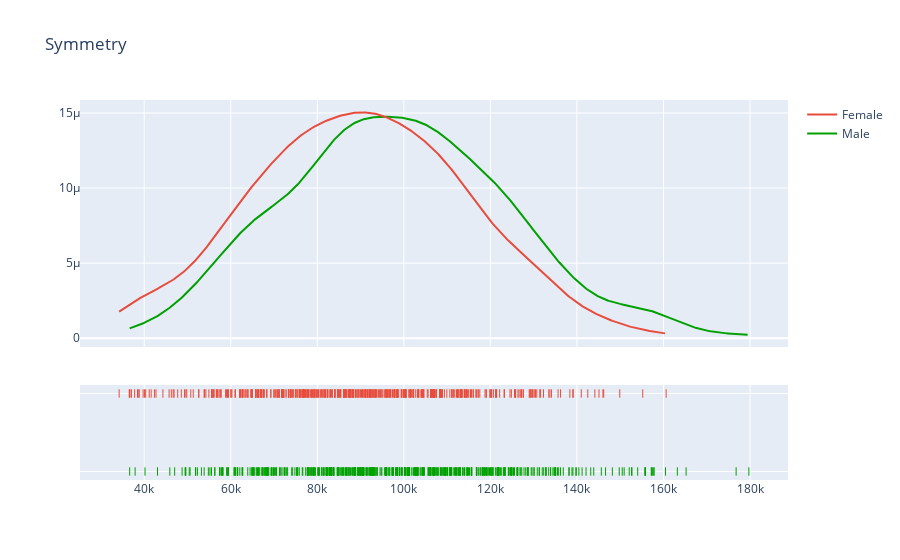

Notebook source saved alongside this figure:
### Markdown cell above
## Show Gender Difference

### Code cell
# NBVAL_SKIP
lib.plot_gender_diff(male_ds, female_ds)

### Figure 1 — Plotly figure (JSON) as saved in the notebook; plotly's stock layout.template omitted (floating-point values rounded to 4 significant figures; data arrays with more than 128 entries replaced by an {"elided": "..."} marker saying what was removed)
{"data": [{"legendgroup": "Male", "marker": {"color": "#00a000"}, "mode": "lines", "name": "Male", "showlegend": true, "x": {"elided": "500 float values"}, "xaxis": "x", "y": {"elided": "500 float values"}, "yaxis": "y", "type": "scatter"}, {"legendgroup": "Female", "marker": {"color": "#e74c3c"}, "mode": "lines", "name": "Female", "showlegend": true, "x": {"elided": "500 float values"}, "xaxis": "x", "y": {"elided": "500 float values"}, "yaxis": "y", "type": "scatter"}, {"legendgroup": "Male", "marker": {"color": "#00a000", "symbol": "line-ns-open"}, "mode": "markers", "name": "Male", "showlegend": false, "x": {"elided": "532 int values"}, "xaxis": "x", "y": {"elided": "532 str values"}, "yaxis": "y2", "type": "scatter"}, {"legendgroup": "Female", "marker": {"color": "#e74c3c", "symbol": "line-ns-open"}, "mode": "markers", "name": "Female", "showlegend": false, "x": {"elided": "468 int values"}, "xaxis": "x", "y": {"elided": "468 str values"}, "yaxis": "y2", "type": "scatter"}], "layout": {"barmode": "overlay", "hovermode": "closest", "legend": {"traceorder": "reversed"}, "xaxis": {"anchor": "y2", "domain": [0.0, 1.0], "zeroline": false}, "yaxis": {"anchor": "free", "domain": [0.35, 1], "position": 0.0}, "yaxis2": {"anchor": "x", "domain": [0, 0.25], "dtick": 1, "showticklabels": false}, "title": {"text": "Symmetry"}}}
